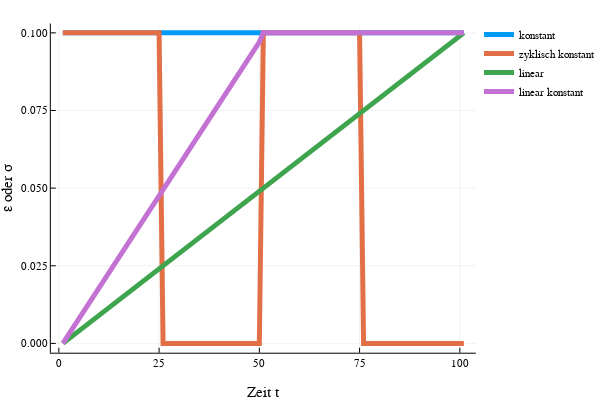

Here is the notebook cell this chart was saved with:
### Code cell
plot(constant(0.1, t), ylabel="ε oder σ", xlabel="Zeit t", label="konstant", line=5)
plot!(constant_cycle(0.1, t), line=5, label="zyklisch konstant")
plot!(linear(0.1, t), line=5, label="linear")
plot!(linear_constant(0.1,t), line=5, label="linear konstant")

### Figure 1 — Plotly figure (JSON) as saved in the notebook; plotly's stock layout.template omitted (floating-point values rounded to 4 significant figures)
{"data": [{"colorbar": {"title": ""}, "legendgroup": "konstant", "line": {"color": "rgba(0, 154, 250, 1.000)", "dash": "solid", "shape": "linear", "width": 5}, "mode": "lines", "name": "konstant", "showlegend": true, "type": "scatter", "x": [1, 2, 3, 4, 5, 6, 7, 8, 9, 10, 11, 12, 13, 14, 15, 16, 17, 18, 19, 20, 21, 22, 23, 24, 25, 26, 27, 28, 29, 30, 31, 32, 33, 34, 35, 36, 37, 38, 39, 40, 41, 42, 43, 44, 45, 46, 47, 48, 49, 50, 51, 52, 53, 54, 55, 56, 57, 58, 59, 60, 61, 62, 63, 64, 65, 66, 67, 68, 69, 70, 71, 72, 73, 74, 75, 76, 77, 78, 79, 80, 81, 82, 83, 84, 85, 86, 87, 88, 89, 90, 91, 92, 93, 94, 95, 96, 97, 98, 99, 100, 101], "xaxis": "x1", "y": [0.1, 0.1, 0.1, 0.1, 0.1, 0.1, 0.1, 0.1, 0.1, 0.1, 0.1, 0.1, 0.1, 0.1, 0.1, 0.1, 0.1, 0.1, 0.1, 0.1, 0.1, 0.1, 0.1, 0.1, 0.1, 0.1, 0.1, 0.1, 0.1, 0.1, 0.1, 0.1, 0.1, 0.1, 0.1, 0.1, 0.1, 0.1, 0.1, 0.1, 0.1, 0.1, 0.1, 0.1, 0.1, 0.1, 0.1, 0.1, 0.1, 0.1, 0.1, 0.1, 0.1, 0.1, 0.1, 0.1, 0.1, 0.1, 0.1, 0.1, 0.1, 0.1, 0.1, 0.1, 0.1, 0.1, 0.1, 0.1, 0.1, 0.1, 0.1, 0.1, 0.1, 0.1, 0.1, 0.1, 0.1, 0.1, 0.1, 0.1, 0.1, 0.1, 0.1, 0.1, 0.1, 0.1, 0.1, 0.1, 0.1, 0.1, 0.1, 0.1, 0.1, 0.1, 0.1, 0.1, 0.1, 0.1, 0.1, 0.1, 0.1], "yaxis": "y1", "zmax": null, "zmin": null}, {"colorbar": {"title": ""}, "legendgroup": "zyklisch konstant", "line": {"color": "rgba(227, 111, 71, 1.000)", "dash": "solid", "shape": "linear", "width": 5}, "mode": "lines", "name": "zyklisch konstant", "showlegend": true, "type": "scatter", "x": [1, 2, 3, 4, 5, 6, 7, 8, 9, 10, 11, 12, 13, 14, 15, 16, 17, 18, 19, 20, 21, 22, 23, 24, 25, 26, 27, 28, 29, 30, 31, 32, 33, 34, 35, 36, 37, 38, 39, 40, 41, 42, 43, 44, 45, 46, 47, 48, 49, 50, 51, 52, 53, 54, 55, 56, 57, 58, 59, 60, 61, 62, 63, 64, 65, 66, 67, 68, 69, 70, 71, 72, 73, 74, 75, 76, 77, 78, 79, 80, 81, 82, 83, 84, 85, 86, 87, 88, 89, 90, 91, 92, 93, 94, 95, 96, 97, 98, 99, 100, 101], "xaxis": "x1", "y": [0.1, 0.1, 0.1, 0.1, 0.1, 0.1, 0.1, 0.1, 0.1, 0.1, 0.1, 0.1, 0.1, 0.1, 0.1, 0.1, 0.1, 0.1, 0.1, 0.1, 0.1, 0.1, 0.1, 0.1, 0.1, 0, 0, 0, 0, 0, 0, 0, 0, 0, 0, 0, 0, 0, 0, 0, 0, 0, 0, 0, 0, 0, 0, 0, 0, 0, 0.1, 0.1, 0.1, 0.1, 0.1, 0.1, 0.1, 0.1, 0.1, 0.1, 0.1, 0.1, 0.1, 0.1, 0.1, 0.1, 0.1, 0.1, 0.1, 0.1, 0.1, 0.1, 0.1, 0.1, 0.1, 0, 0, 0, 0, 0, 0, 0, 0, 0, 0, 0, 0, 0, 0, 0, 0, 0, 0, 0, 0, 0, 0, 0, 0, 0, 0], "yaxis": "y1", "zmax": null, "zmin": null}, {"colorbar": {"title": ""}, "legendgroup": "linear", "line": {"color": "rgba(62, 164, 78, 1.000)", "dash": "solid", "shape": "linear", "width": 5}, "mode": "lines", "name": "linear", "showlegend": true, "type": "scatter", "x": [1, 2, 3, 4, 5, 6, 7, 8, 9, 10, 11, 12, 13, 14, 15, 16, 17, 18, 19, 20, 21, 22, 23, 24, 25, 26, 27, 28, 29, 30, 31, 32, 33, 34, 35, 36, 37, 38, 39, 40, 41, 42, 43, 44, 45, 46, 47, 48, 49, 50, 51, 52, 53, 54, 55, 56, 57, 58, 59, 60, 61, 62, 63, 64, 65, 66, 67, 68, 69, 70, 71, 72, 73, 74, 75, 76, 77, 78, 79, 80, 81, 82, 83, 84, 85, 86, 87, 88, 89, 90, 91, 92, 93, 94, 95, 96, 97, 98, 99, 100, 101], "xaxis": "x1", "y": [0, 0.001, 0.002, 0.003, 0.004, 0.005, 0.006, 0.007, 0.008, 0.009, 0.01, 0.011, 0.012, 0.013, 0.014, 0.015, 0.016, 0.017, 0.018, 0.019, 0.02, 0.021, 0.022, 0.023, 0.024, 0.025, 0.026, 0.027, 0.028, 0.029, 0.03, 0.031, 0.032, 0.033, 0.034, 0.035, 0.036, 0.037, 0.038, 0.039, 0.04, 0.041, 0.042, 0.043, 0.044, 0.045, 0.046, 0.047, 0.048, 0.049, 0.05, 0.051, 0.052, 0.053, 0.054, 0.055, 0.056, 0.057, 0.058, 0.059, 0.06, 0.061, 0.062, 0.063, 0.064, 0.065, 0.066, 0.067, 0.068, 0.069, 0.07, 0.071, 0.072, 0.073, 0.074, 0.075, 0.076, 0.077, 0.078, 0.079, 0.08, 0.081, 0.082, 0.083, 0.084, 0.085, 0.086, 0.087, 0.088, 0.089, 0.09, 0.091, 0.092, 0.093, 0.094, 0.095, 0.096, 0.097, 0.098, 0.099, 0.1], "yaxis": "y1", "zmax": null, "zmin": null}, {"colorbar": {"title": ""}, "legendgroup": "linear konstant", "line": {"color": "rgba(195, 113, 210, 1.000)", "dash": "solid", "shape": "linear", "width": 5}, "mode": "lines", "name": "linear konstant", "showlegend": true, "type": "scatter", "x": [1, 2, 3, 4, 5, 6, 7, 8, 9, 10, 11, 12, 13, 14, 15, 16, 17, 18, 19, 20, 21, 22, 23, 24, 25, 26, 27, 28, 29, 30, 31, 32, 33, 34, 35, 36, 37, 38, 39, 40, 41, 42, 43, 44, 45, 46, 47, 48, 49, 50, 51, 52, 53, 54, 55, 56, 57, 58, 59, 60, 61, 62, 63, 64, 65, 66, 67, 68, 69, 70, 71, 72, 73, 74, 75, 76, 77, 78, 79, 80, 81, 82, 83, 84, 85, 86, 87, 88, 89, 90, 91, 92, 93, 94, 95, 96, 97, 98, 99, 100, 101], "xaxis": "x1", "y": [0, 0.00198, 0.00396, 0.005941, 0.007921, 0.009901, 0.01188, 0.01386, 0.01584, 0.01782, 0.0198, 0.02178, 0.02376, 0.02574, 0.02772, 0.0297, 0.03168, 0.03366, 0.03564, 0.03762, 0.0396, 0.04158, 0.04356, 0.04554, 0.04752, 0.0495, 0.05149, 0.05347, 0.05545, 0.05743, 0.05941, 0.06139, 0.06337, 0.06535, 0.06733, 0.06931, 0.07129, 0.07327, 0.07525, 0.07723, 0.07921, 0.08119, 0.08317, 0.08515, 0.08713, 0.08911, 0.09109, 0.09307, 0.09505, 0.09703, 0.1, 0.1, 0.1, 0.1, 0.1, 0.1, 0.1, 0.1, 0.1, 0.1, 0.1, 0.1, 0.1, 0.1, 0.1, 0.1, 0.1, 0.1, 0.1, 0.1, 0.1, 0.1, 0.1, 0.1, 0.1, 0.1, 0.1, 0.1, 0.1, 0.1, 0.1, 0.1, 0.1, 0.1, 0.1, 0.1, 0.1, 0.1, 0.1, 0.1, 0.1, 0.1, 0.1, 0.1, 0.1, 0.1, 0.1, 0.1, 0.1, 0.1, 0.1], "yaxis": "y1", "zmax": null, "zmin": null}], "layout": {"annotations": [], "height": 400, "legend": {"bgcolor": "rgba(255, 255, 255, 1.000)", "bordercolor": "rgba(0, 0, 0, 1.000)", "font": {"color": "rgba(0, 0, 0, 1.000)", "family": "sans-serif", "size": 11}, "tracegroupgap": 0, "x": 1, "y": 1}, "margin": {"b": 20, "l": 0, "r": 0, "t": 20}, "paper_bgcolor": "rgba(255, 255, 255, 1.000)", "plot_bgcolor": "rgba(255, 255, 255, 1.000)", "showlegend": true, "width": 600, "xaxis": {"anchor": "y1", "domain": [0.1061, 0.9934], "gridcolor": "rgba(0, 0, 0, 0.100)", "gridwidth": 0.5, "linecolor": "rgba(0, 0, 0, 1.000)", "mirror": false, "range": [-2, 104], "showgrid": true, "showline": true, "showticklabels": true, "tickangle": 0, "tickcolor": "rgb(0, 0, 0)", "tickfont": {"color": "rgba(0, 0, 0, 1.000)", "family": "sans-serif", "size": 11}, "tickmode": "array", "ticks": "inside", "ticktext": ["0", "25", "50", "75", "100"], "tickvals": [0, 25, 50, 75, 100], "title": "Zeit t", "titlefont": {"color": "rgba(0, 0, 0, 1.000)", "family": "sans-serif", "size": 15}, "type": "-", "visible": true, "zeroline": false, "zerolinecolor": "rgba(0, 0, 0, 1.000)"}, "yaxis": {"anchor": "x1", "domain": [0.07581, 0.9902], "gridcolor": "rgba(0, 0, 0, 0.100)", "gridwidth": 0.5, "linecolor": "rgba(0, 0, 0, 1.000)", "mirror": false, "range": [-0.003, 0.103], "showgrid": true, "showline": true, "showticklabels": true, "tickangle": 0, "tickcolor": "rgb(0, 0, 0)", "tickfont": {"color": "rgba(0, 0, 0, 1.000)", "family": "sans-serif", "size": 11}, "tickmode": "array", "ticks": "inside", "ticktext": ["0.000", "0.025", "0.050", "0.075", "0.100"], "tickvals": [0, 0.025, 0.05, 0.075, 0.1], "title": "ε oder σ", "titlefont": {"color": "rgba(0, 0, 0, 1.000)", "family": "sans-serif", "size": 15}, "type": "-", "visible": true, "zeroline": false, "zerolinecolor": "rgba(0, 0, 0, 1.000)"}}}
